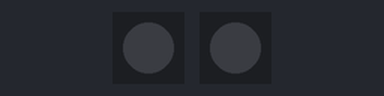
The program below on a simulated Raspberry Pi Pico running MicroPython. Shown: 2 × 1 RGB LEDs in strip order, left to right. Dim RGB values are drawn brighter than linear.

Above: at 0.15 s.
At 9.45 s:
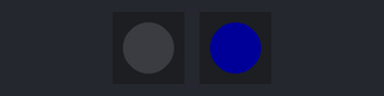
At 19.65 s:
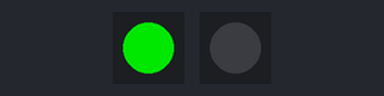
At 39.75 s:
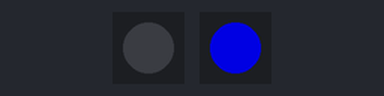
Timing chart, 0 to 40.0 s (numbered marks = the images above):
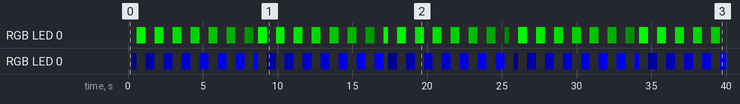

Measured:
- by itself, RGB LED 0: off → RGB(0, 0, 9) at 0.30 s, → off 0.30 s later, → RGB(0, 0, 36) 0.60 s later, → RGB(0, 0, 45) 0.30 s later, … (100 changes in this stretch)
- by itself, RGB LED 0: off → RGB(0, 236, 0) at 0.60 s, → RGB(0, 227, 0) 0.30 s later, → off 0.30 s later, → RGB(0, 200, 0) 0.60 s later, … (100 changes in this stretch)

The program:

policeLights.py
```python
from machine import Pin
from neopixel import NeoPixel
import time

# Define LED PIN number 2 and number of LEDs attacthed to PIN

GRBled1 = NeoPixel(Pin(2), 1)
GRBled2 = NeoPixel(Pin(5), 1)

while True:

    # Blue LED flash twice

    for i in range(255):

        GRBled2.fill((0,0,i))
        GRBled2.write()
        time.sleep(0.001)

    GRBled2.fill((0,0,0))
    GRBled2.write()

    for i in range(255):

        GRBled2.fill((0,0,i))
        GRBled2.write()
        time.sleep(0.001)

    GRBled2.fill((0,0,0))
    GRBled2.write()

    # Red LED flash twice

    for i in reversed(range(255)):

        GRBled1.fill((0,i,0))
        GRBled1.write()
        time.sleep(0.001)

    GRBled1.fill((0,0,0))
    GRBled1.write()

    for i in reversed(range(255)):

        GRBled1.fill((0,i,0))
        GRBled1.write()
        time.sleep(0.001)
```
